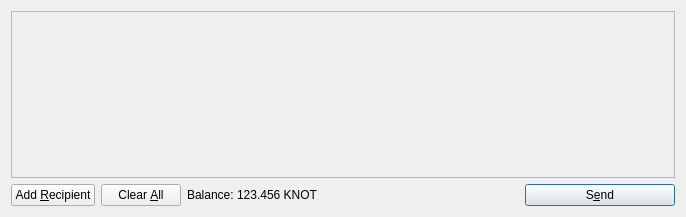
<?xml version="1.0" encoding="UTF-8"?>
<ui version="4.0">
 <class>SendCoinsDialog</class>
 <widget class="QDialog" name="SendCoinsDialog">
  <property name="geometry">
   <rect>
    <x>0</x>
    <y>0</y>
    <width>686</width>
    <height>217</height>
   </rect>
  </property>
  <property name="windowTitle">
   <string>Send Coins</string>
  </property>
  <layout class="QVBoxLayout" name="verticalLayout">
   <item>
    <widget class="QScrollArea" name="scrollArea">
     <property name="widgetResizable">
      <bool>true</bool>
     </property>
     <widget class="QWidget" name="scrollAreaWidgetContents">
      <property name="geometry">
       <rect>
        <x>0</x>
        <y>0</y>
        <width>666</width>
        <height>165</height>
       </rect>
      </property>
      <layout class="QVBoxLayout" name="verticalLayout_2">
       <property name="margin">
        <number>0</number>
       </property>
       <item>
        <layout class="QVBoxLayout" name="entries">
         <property name="spacing">
          <number>6</number>
         </property>
        </layout>
       </item>
       <item>
        <spacer name="verticalSpacer">
         <property name="orientation">
          <enum>Qt::Vertical</enum>
         </property>
         <property name="sizeHint" stdset="0">
          <size>
           <width>20</width>
           <height>40</height>
          </size>
         </property>
        </spacer>
       </item>
      </layout>
     </widget>
    </widget>
   </item>
   <item>
    <layout class="QHBoxLayout" name="horizontalLayout">
     <item>
      <widget class="QPushButton" name="addButton">
       <property name="toolTip">
        <string>Send to multiple recipients at once</string>
       </property>
       <property name="text">
        <string>Add &amp;Recipient</string>
       </property>
       <property name="icon">
        <iconset resource="../knotcoin.qrc">
         <normaloff>:/icons/add</normaloff>:/icons/add</iconset>
       </property>
       <property name="autoDefault">
        <bool>false</bool>
       </property>
      </widget>
     </item>
     <item>
      <widget class="QPushButton" name="clearButton">
       <property name="sizePolicy">
        <sizepolicy hsizetype="Minimum" vsizetype="Fixed">
         <horstretch>0</horstretch>
         <verstretch>0</verstretch>
        </sizepolicy>
       </property>
       <property name="toolTip">
        <string>Remove all transaction fields</string>
       </property>
       <property name="text">
        <string>Clear &amp;All</string>
       </property>
       <property name="icon">
        <iconset resource="../knotcoin.qrc">
         <normaloff>:/icons/remove</normaloff>:/icons/remove</iconset>
       </property>
       <property name="autoRepeatDelay">
        <number>300</number>
       </property>
       <property name="autoDefault">
        <bool>false</bool>
       </property>
      </widget>
     </item>
     <item>
      <layout class="QHBoxLayout" name="horizontalLayout_2">
       <property name="spacing">
        <number>3</number>
       </property>
       <item>
        <widget class="QLabel" name="label">
         <property name="text">
          <string>Balance:</string>
         </property>
        </widget>
       </item>
       <item>
        <widget class="QLabel" name="labelBalance">
         <property name="cursor">
          <cursorShape>IBeamCursor</cursorShape>
         </property>
         <property name="text">
          <string>123.456 KNOT</string>
         </property>
         <property name="textInteractionFlags">
          <set>Qt::LinksAccessibleByMouse|Qt::TextSelectableByKeyboard|Qt::TextSelectableByMouse</set>
         </property>
        </widget>
       </item>
      </layout>
     </item>
     <item>
      <spacer name="horizontalSpacer">
       <property name="orientation">
        <enum>Qt::Horizontal</enum>
       </property>
       <property name="sizeHint" stdset="0">
        <size>
         <width>40</width>
         <height>20</height>
        </size>
       </property>
      </spacer>
     </item>
     <item>
      <widget class="QPushButton" name="sendButton">
       <property name="minimumSize">
        <size>
         <width>150</width>
         <height>0</height>
        </size>
       </property>
       <property name="toolTip">
        <string>Confirm the send action</string>
       </property>
       <property name="text">
        <string>S&amp;end</string>
       </property>
       <property name="icon">
        <iconset resource="../knotcoin.qrc">
         <normaloff>:/icons/send</normaloff>:/icons/send</iconset>
       </property>
       <property name="default">
        <bool>true</bool>
       </property>
      </widget>
     </item>
    </layout>
   </item>
  </layout>
 </widget>
 <resources>
  <include location="../knotcoin.qrc"/>
 </resources>
 <connections/>
</ui>
